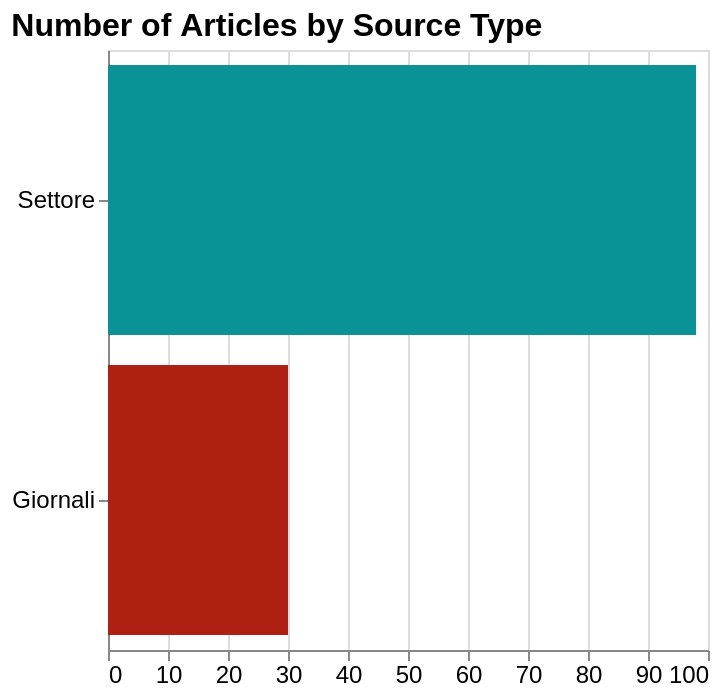

Here is the Vega-Lite specification saved for this chart:
### Vega-Lite specification from a JSON file in a GitHub repository (floating-point values rounded to 4 significant figures)
{"$schema": "https://vega.github.io/schema/vega-lite/v5.20.1.json", "config": {"axis": {"labelFontSize": 12, "titleFontSize": 14}, "title": {"anchor": "start", "fontSize": 16}, "view": {"continuousHeight": 300, "continuousWidth": 300}}, "data": {"name": "data-20d2f2c2584a04ae6f11becc0662d05b"}, "datasets": {"data-20d2f2c2584a04ae6f11becc0662d05b": [{"Article_Count": 98, "Source_Type": "Settore"}, {"Article_Count": 30, "Source_Type": "Giornali"}]}, "encoding": {"color": {"field": "Source_Type", "legend": null, "scale": {"domain": ["Settore", "Giornali"], "range": ["#0a9396", "#ae2012"]}, "type": "nominal"}, "tooltip": [{"field": "Source_Type", "type": "nominal"}, {"field": "Article_Count", "type": "quantitative"}], "x": {"field": "Article_Count", "title": null, "type": "quantitative"}, "y": {"field": "Source_Type", "sort": "-x", "title": null, "type": "nominal"}}, "height": 300, "mark": {"type": "bar"}, "title": "Number of Articles by Source Type", "width": "container"}
